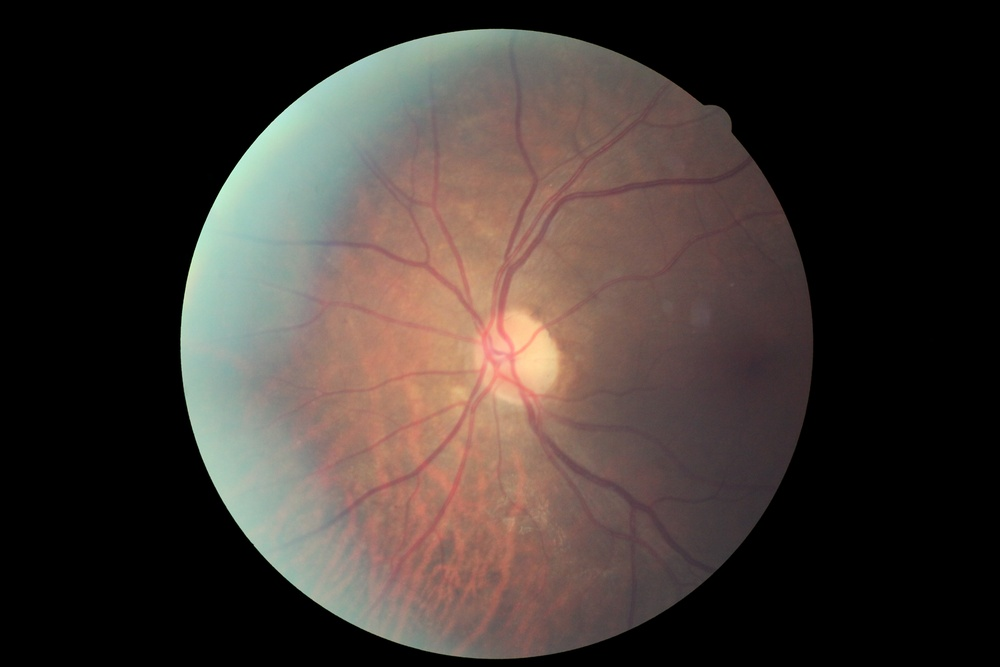
#> input picture code/sample/sample/10_left.jpeg, 1000 x 667 px, shrunk from 4752 x 3168 before the run
$ jupyter execute feature_extraction.ipynb   (shell and % lines are left out)   (Python 2 division)
#> lines starting #> are read from the running program, lines starting #| are printed output that depends on the picture
[cell 1]
%pylab inline

[cell 2]
import numpy as np
import matplotlib.pyplot as plt
from skimage import io, color, feature

[cell 3]
def component_histograms(image):
    """ Computes histograms of each component of each pixel
    Parameters:
    - image : A 3-dimensional array
    Returns:
    List of histograms with 256 bins for each component of last dimension
    """
    shape = image.shape
    assert len(shape) == 3
    _, _, num_comp = shape
    components = [image[:, :, [idx]] for idx in xrange(0, num_comp)]
    return [np.histogram(component[component > 0], 256)
            for component in components]

[cell 4]
def plot_histogram(hist_data, bins):
    center = (bins[:-1] + bins[1:]) / 2
    fig, ax = plt.subplots()
    width = 0.7 * (bins[1] - bins[0])
    ax.bar(center, hist_data, align='center', width=width)

[cell 5]
filename = "../sample/sample/10_left.jpeg"
image = io.imread(filename)
#> image is the input picture: shape (667, 1000, 3); mean R, G, B 64.1, 54.6, 50
gray_image = color.rgb2gray(image)
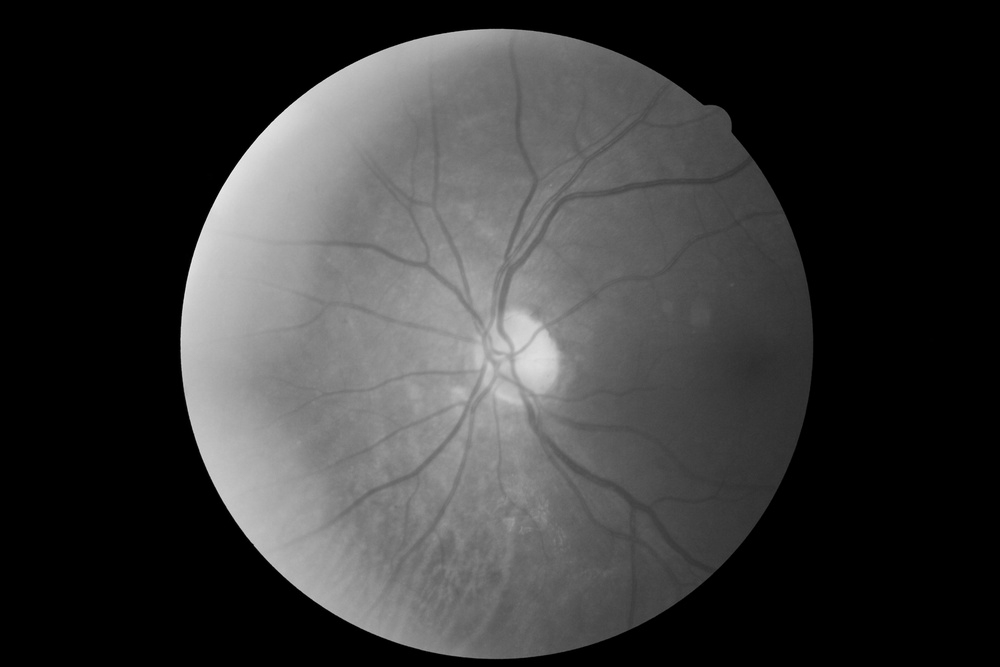
#> gray_image: shape (667, 1000) float64; min 0, max 0.951, mean 0.221
hsv_image = color.rgb2hsv(image)
#> hsv_image: shape (667, 1000, 3) float64; mean of channels 0, 1, 2 0.107, 0.134, 0.26

[cell 6]
print image.shape
#| (667, 1000, 3)
print gray_image.shape
#| (667, 1000)

Only displaying values greater than 0 because the raw images are dominated by black.

[cell 7]
gray_hist, gray_bins = np.histogram(gray_image[gray_image > 0], 256)
#> gray_hist = 256 values, max 7752 at index 0, min 1 at index 254, mean 1272.1; gray_bins = 257 values from 0.000565 to 0.951
rgb_hists = component_histograms(image)
#> in component_histograms, `components = [image[:, :, [idx]] for idx in xrange(0, num_comp)]`: components = 3 items
#> rgb_hists = 3 items
hsv_hists = component_histograms(hsv_image)
#> hsv_hists = 3 items

[cell 8]
plot_histogram(gray_hist, gray_bins)
#> in plot_histogram, `center = (bins[:-1] + bins[1:]) / 2`: center = 256 values from 0.00242 to 0.949
#> in plot_histogram, `width = 0.7 * (bins[1] - bins[0])`: width = 0.0026
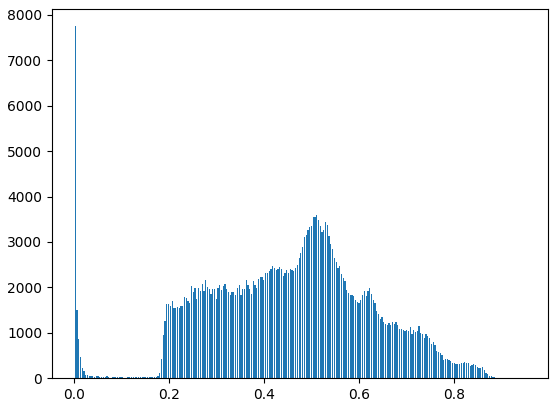
#> figure drawn by matplotlib, 1 panel; tallest bar 7752 high, from x = 0.00112 to 0.00372

[cell 9]
for img_hist, bins in rgb_hists:
    plot_histogram(img_hist, bins)
#> this loop made 3 passes
#> width in plot_histogram on passes 1 to 3: 0.695, 0.689, 0.634
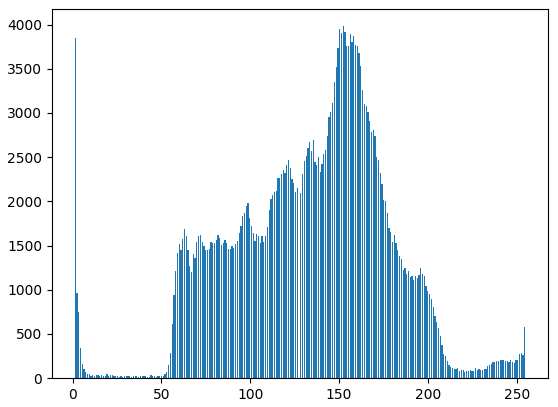
#> figure drawn by matplotlib, 1 panel; tallest bar 3981 high, from x = 152 to 152.7
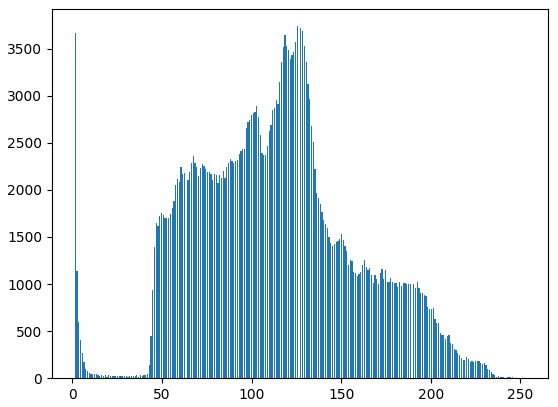
#> figure drawn by matplotlib, 1 panel; tallest bar 3738 high, from x = 125.2 to 125.9
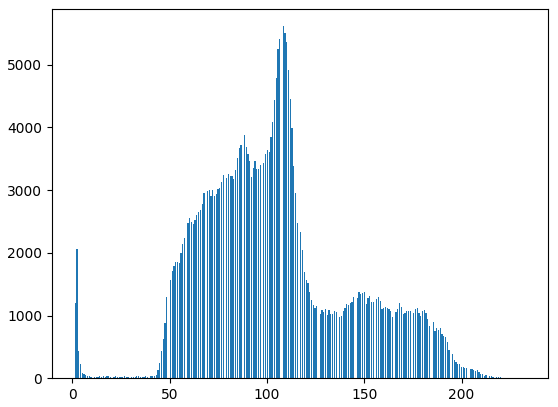
#> figure drawn by matplotlib, 1 panel; tallest bar 5615 high, from x = 108.1 to 108.7

[cell 10]
for img_hist, bins in hsv_hists:
    plot_histogram(img_hist, bins)
#> this loop made 3 passes
#> width in plot_histogram on passes 1 to 3: 0.00273, 0.0027, 0.00272
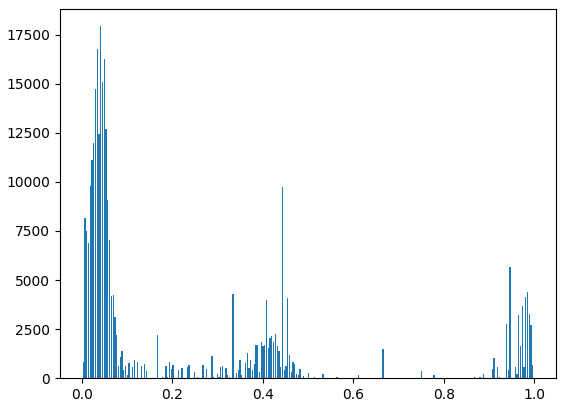
#> figure drawn by matplotlib, 1 panel; tallest bar 17928 high, from x = 0.0409 to 0.0436
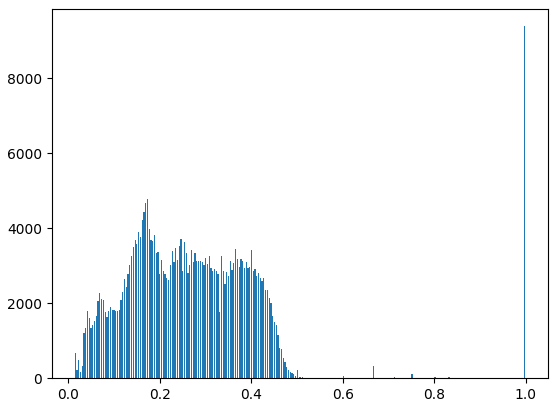
#> figure drawn by matplotlib, 1 panel; tallest bar 9389 high, from x = 0.997 to 0.999
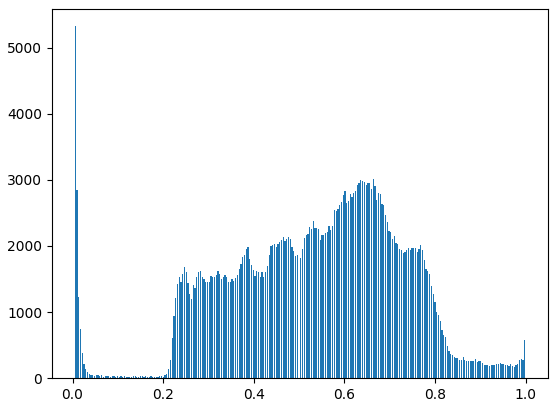
#> figure drawn by matplotlib, 1 panel; tallest bar 5325 high, from x = 0.00451 to 0.00723

$ run again, with code/sample/sample/13_left.jpeg copied over code/sample/sample/10_left.jpeg
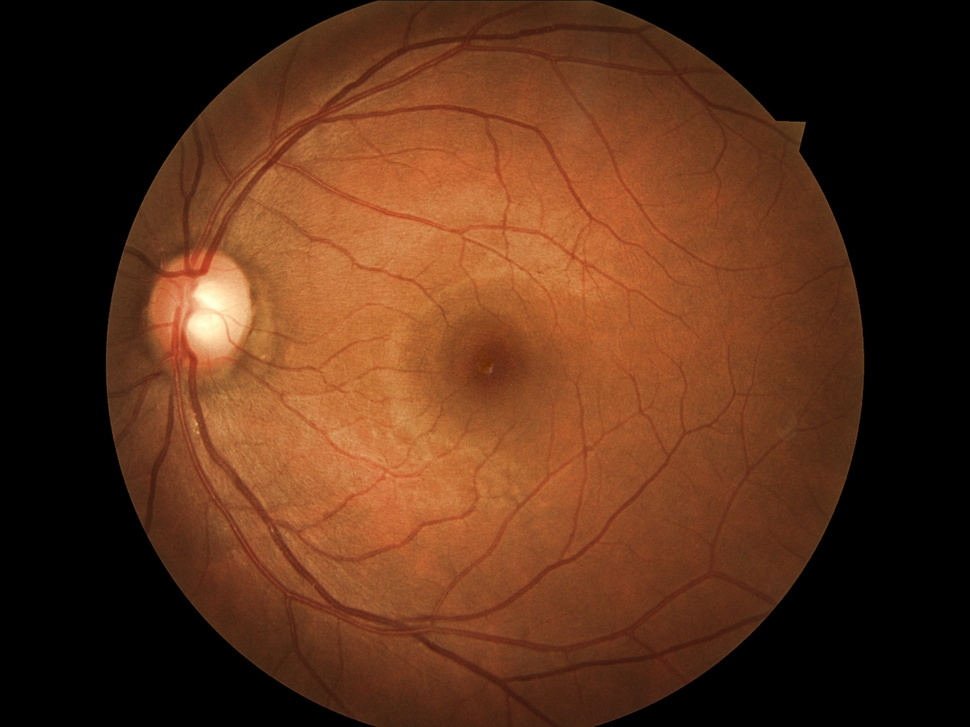
#> input picture code/sample/sample/13_left.jpeg, 970 x 727 px, shrunk from 2592 x 1944 before the run
#> image is the input picture: shape (727, 970, 3); mean R, G, B 88.5, 48.2, 25.6
#> `gray_image = color.rgb2gray(image)`:
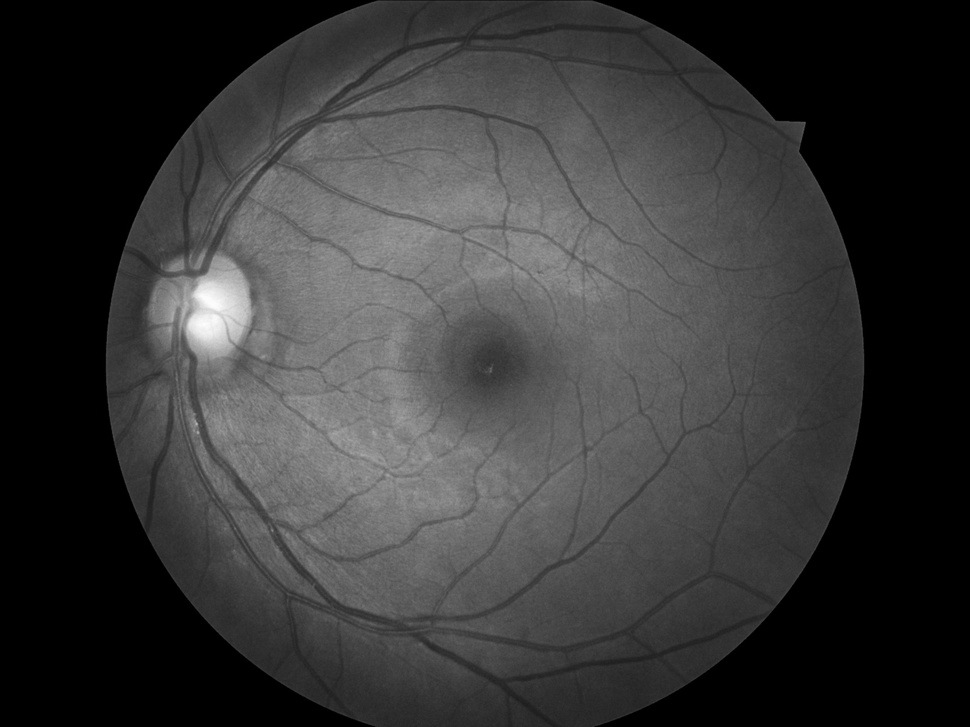
#> gray_image: shape (727, 970) float64; min 0, max 0.992, mean 0.216
#> hsv_image: shape (727, 970, 3) float64; mean of channels 0, 1, 2 0.043, 0.472, 0.347
#| (727, 970, 3)
#| (727, 970)
#> gray_hist = 256 values, max 10045 at index 0, min 25 at index 252, mean 1803.7; gray_bins = 257 values from 0.000565 to 0.992
#> components = 3 items
#> center = 256 values from 0.0025 to 0.99
#> width = 0.00271
#> the loop `for img_hist, bins in rgb_hists:` made 3 passes
#> width in plot_histogram on passes 1 to 3: 0.695, 0.695, 0.615
#> the loop `for img_hist, bins in hsv_hists:` made 3 passes
#> width in plot_histogram on passes 1 to 3: 0.00266, 0.00242, 0.00272
#> `[cell 10] for img_hist, bins in hsv_hists: plot_histogram(img_hist, bi..`:
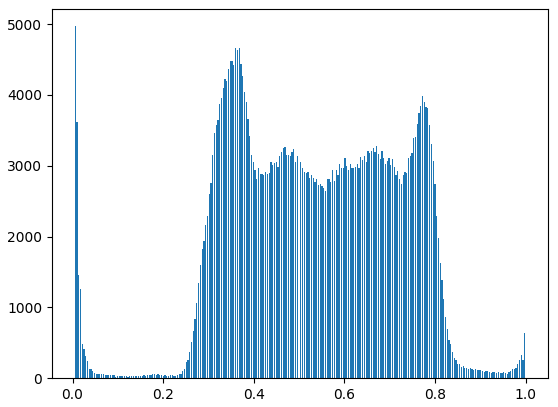
#> figure drawn by matplotlib, 1 panel; tallest bar 4971 high, from x = 0.00451 to 0.00723

$ run again, with code/sample/sample/16_left.jpeg copied over code/sample/sample/10_left.jpeg
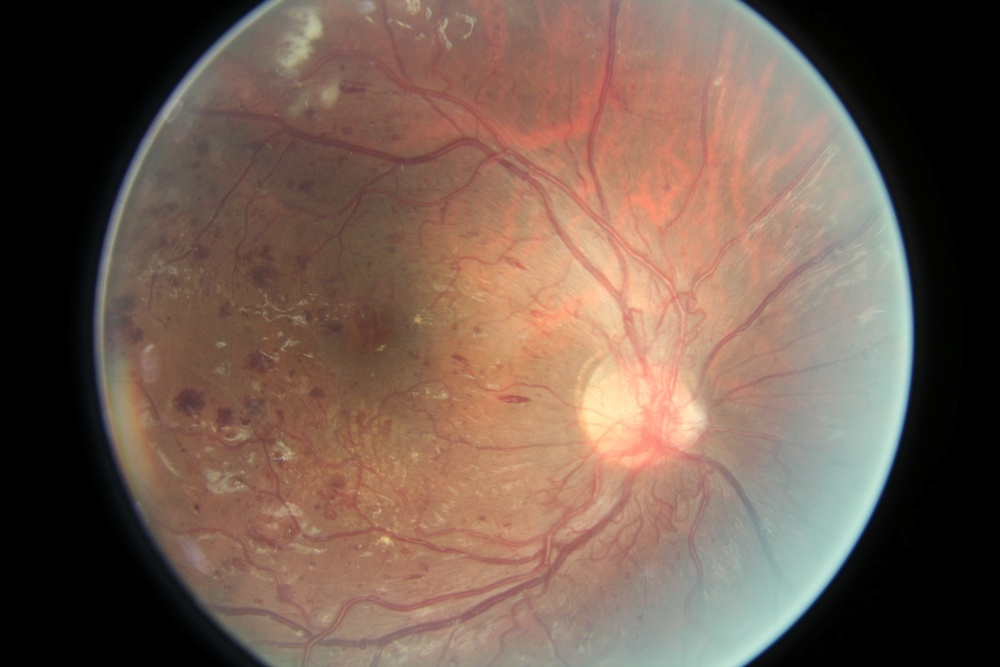
#> input picture code/sample/sample/16_left.jpeg, 1000 x 667 px, shrunk from 3888 x 2592 before the run
#> image is the input picture: shape (667, 1000, 3); mean R, G, B 114.9, 92.2, 79.9
#> `gray_image = color.rgb2gray(image)`:
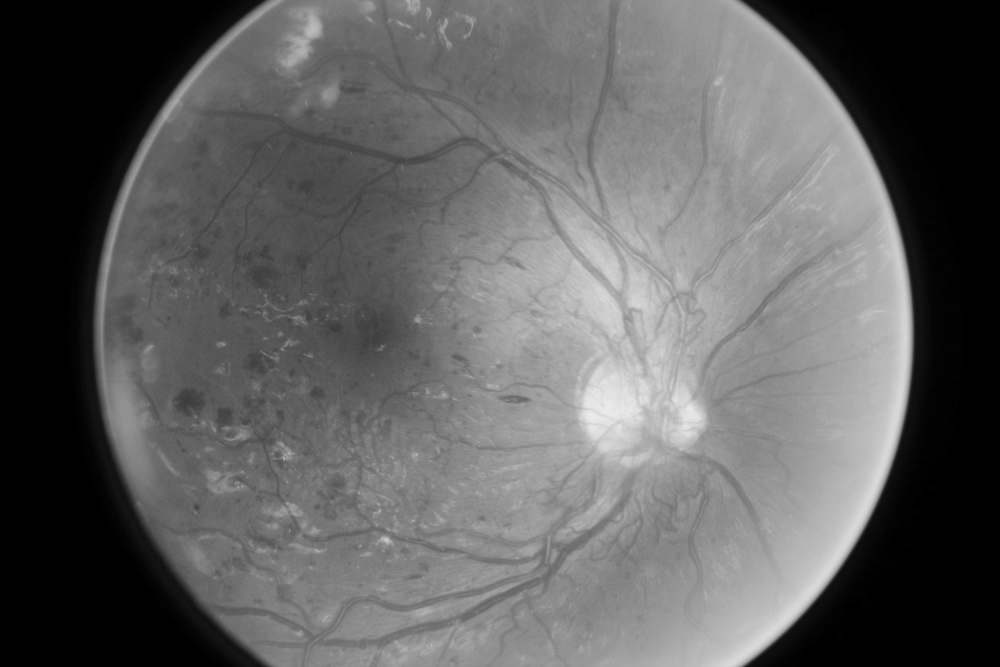
#> gray_image: shape (667, 1000) float64; min 0, max 0.924, mean 0.377
#> hsv_image: shape (667, 1000, 3) float64; mean of channels 0, 1, 2 0.104, 0.272, 0.459
#| (667, 1000, 3)
#| (667, 1000)
#> gray_hist = 256 values, max 7899 at index 2, min 17 at index 255, mean 2086.1; gray_bins = 257 values from 0.000565 to 0.924
#> components = 3 items
#> center = 256 values from 0.00237 to 0.922
#> width = 0.00253
#> the loop `for img_hist, bins in rgb_hists:` made 3 passes
#> width in plot_histogram on passes 1 to 3: 0.695, 0.64, 0.593
#> the loop `for img_hist, bins in hsv_hists:` made 3 passes
#> width in plot_histogram on passes 1 to 3: 0.00272, 0.0027, 0.00272
#> `[cell 10] for img_hist, bins in hsv_hists: plot_histogram(img_hist, bi..`:
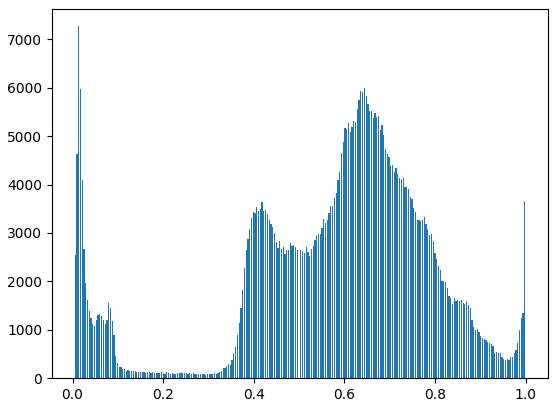
#> figure drawn by matplotlib, 1 panel; tallest bar 7271 high, from x = 0.0123 to 0.015
